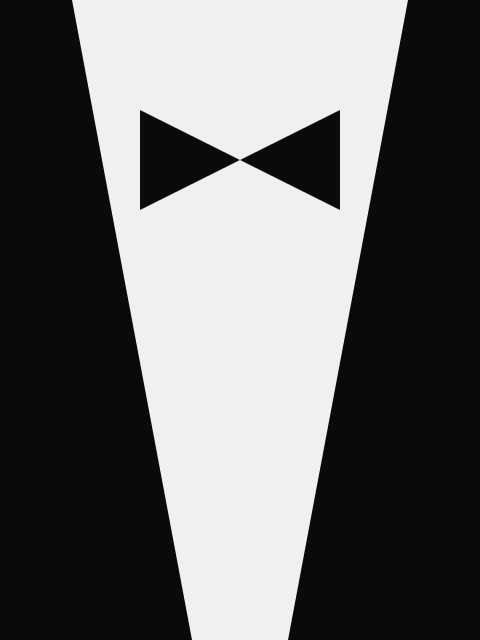
Frame 1 (no input)
Frame 2 (the mouse pressed at the canvas centre, redrawn once): identical to frame 1, image omitted

The Processing sketch that drew this single still picture (run headless with seeded random() and noise(); the mouse was pressed at the canvas centre and the sketch redrawn once):

// Processing sketch: godfather_the
// ── godfather_the.pde
// Manuale di Programmazione Cinematografica
// Daniele Olmisani, 2016

// The Godfather


final color PAPER = color(10);
final color INK = color(240);


void setup() {
  size(480, 640);
  noLoop();
}


void draw() {
  
  background(PAPER);
  
  fill(INK);
  noStroke();
  
  triangle(0.15*width, 0, 0.85*width, 0, 0.5*width, 1.4*height);
  
  fill(PAPER);
  
  translate(width/2.0, height/4.0);
  
  float sx = min(width, height) / 4.8;
  float sy = sx / 2.0;
   
  beginShape();
    vertex(-sx, -sy);
    vertex( sx,  sy);
    vertex( sx, -sy);
    vertex(-sx,  sy);
  endShape();

  save("the-godfather.png");
}
